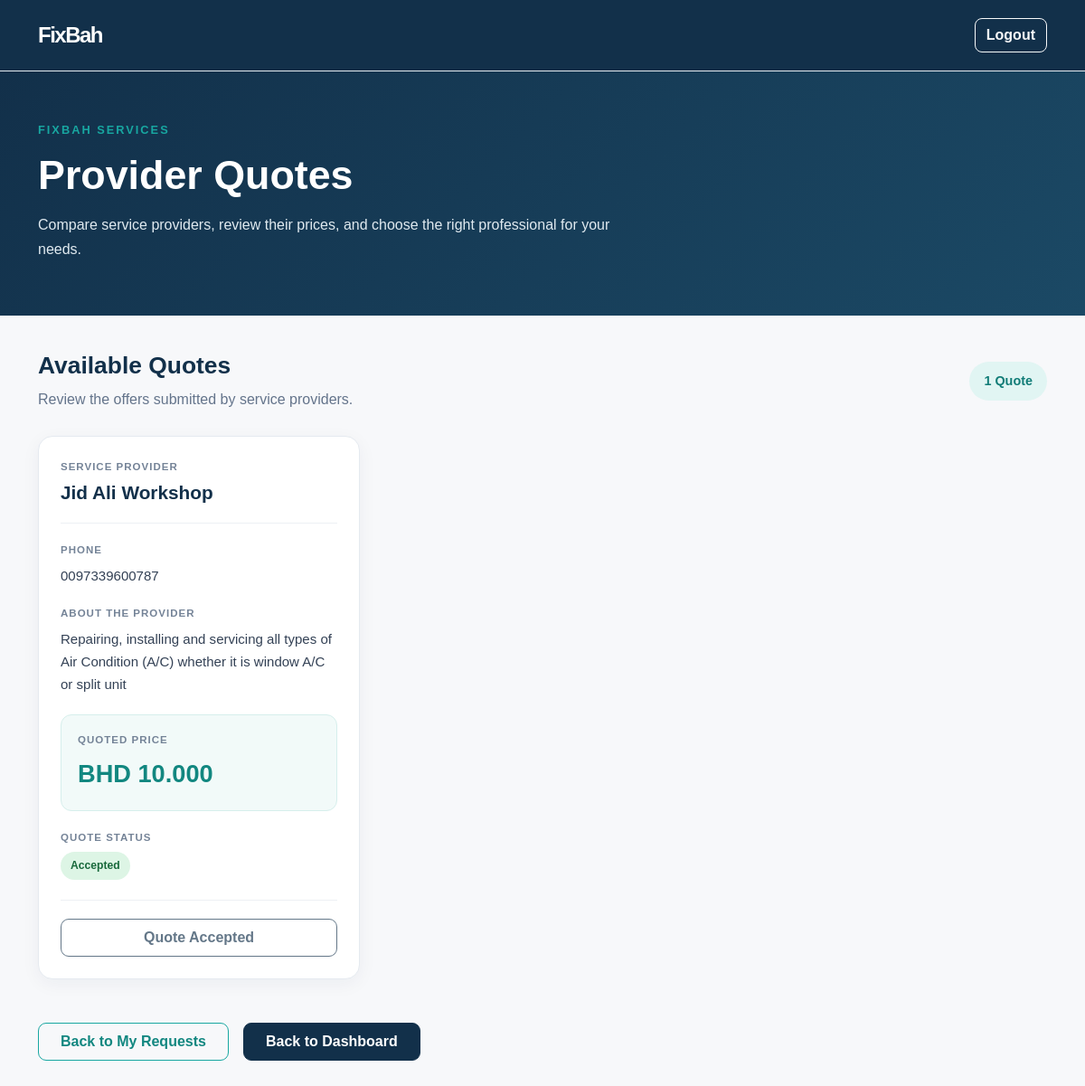
Page /my-quotes/10 (signed in) on the committed database.
### tables this page shows
CREATE TABLE quotes (
    id INTEGER PRIMARY KEY AUTOINCREMENT,
    request_id INTEGER NOT NULL,
    provider_id INTEGER NOT NULL,
    price REAL NOT NULL CHECK (price >= 0),
    description TEXT,
    status TEXT NOT NULL DEFAULT 'pending',
    created_at DATETIME DEFAULT CURRENT_TIMESTAMP,
    FOREIGN KEY (request_id) REFERENCES service_requests(id),
    FOREIGN KEY (provider_id) REFERENCES providers(id),
    UNIQUE (request_id, provider_id)
);

CREATE TABLE providers (
    id INTEGER PRIMARY KEY AUTOINCREMENT,
    user_id INTEGER NOT NULL UNIQUE,
    business_name TEXT NOT NULL,
    phone TEXT NOT NULL,
    description TEXT,
    verified INTEGER NOT NULL DEFAULT 0,
    FOREIGN KEY (user_id) REFERENCES users(id)
);

### app.py (the view)
@app.route("/my-quotes/<int:request_id>")
def my_quotes(request_id):
    if "user_id" not in session:
        return redirect(url_for("login"))
    if session.get("role") != "customer":
        return redirect(url_for("dashboard"))
    db = get_db_connection()
    try:
        service_request = db.execute("""
            SELECT
                sr.id,
                sr.description,
                sr.location,
                c.name AS category_name
            FROM service_requests AS sr
            JOIN categories AS c
                ON sr.category_id = c.id
            WHERE sr.id = ? AND sr.customer_id = ?
        """, (request_id, session["user_id"])).fetchone()
        if not service_request:
            return "Service request not found.", 404
        quotes = db.execute("""
            SELECT
                q.id,
                q.price,
                q.description AS quote_description,
                q.status AS quote_status,
                q.created_at,
                p.business_name,
                p.phone,
                p.description AS business_description
            FROM quotes AS q
            JOIN providers AS p
                ON q.provider_id = p.id
            WHERE q.request_id = ?
            ORDER BY q.price ASC
        """, (request_id,)).fetchall()
        return render_template(
            "my_quotes.html",
            service_request=service_request,
            quotes=quotes
        )
    finally:
        db.close()

### database.py (called while the page is built)
def get_db_connection():
    db = sqlite3.connect(DATABASE)
    db.row_factory = sqlite3.Row
    db.execute("PRAGMA foreign_keys = ON")
    return db

### templates/my_quotes.html (shortened to what this page needs)
<!DOCTYPE html>
<html lang="en">
<head>
    <link
        href="https://cdn.jsdelivr.net/npm/bootstrap@5.3.3/dist/css/bootstrap.min.css"
        rel="stylesheet"
    >
    <link
        rel="stylesheet"
        href="{{ url_for('static', filename='css/style.css') }}"
    >
</head>
<body class="quotes-page">
    <nav class="navbar quotes-navbar">
        <div class="container">
            <a class="navbar-brand" href="{{ url_for('dashboard') }}">
                FixBah
            </a>
            <a href="{{ url_for('logout') }}" class="btn btn-outline-light">
                Logout
            </a>
        </div>
    </nav>
    <section class="quotes-header">
        <div class="container">
            <p class="dashboard-label">FIXBAH SERVICES</p>
            <h1>Provider Quotes</h1>
            <p>
                Compare service providers, review their prices,
                and choose the right professional for your needs.
            </p>
        </div>
    </section>
    <main class="container quotes-content">
        <div class="quotes-section-heading">
            <div>
                <h2>Available Quotes</h2>
                <p>
                    Review the offers submitted by service providers.
                </p>
            </div>
            {% if quotes %}
                <span class="quotes-count">
                    {{ quotes|length }}
                    {% if quotes|length == 1 %}
                        Quote
                    {% else %}
                        Quotes
                    {% endif %}
                </span>
            {% endif %}
        </div>
        {% if quotes %}
            <div class="row g-4">
                {% for quote in quotes %}
                    <div class="col-12 col-md-6 col-lg-4">
                        <article class="quote-card">
                            <div class="quote-card-header">
                                <div>
                                    <span class="quote-label">
                                        SERVICE PROVIDER
                                    </span>
                                    <h3>
                                        {{ quote.business_name }}
                                    </h3>
                                </div>
                            </div>
                            {% if quote.phone %}
                                <div class="quote-phone">
                                    <span class="quote-label">
                                        PHONE
                                    </span>
                                    <p class="mb-0">
                                        {{ quote.phone }}
                                    </p>
                                </div>
                            {% endif %}
                            {% if quote.business_description %}
                                <div class="quote-provider-description">
                                    <span class="quote-label">
                                        ABOUT THE PROVIDER
                                    </span>
                                    <p class="mb-0">
                                        {{ quote.business_description }}
                                    </p>
                                </div>
                            {% endif %}
                            <div class="quote-price-section">
                                <span class="quote-label">
                                    QUOTED PRICE
                                </span>
                                <p class="quote-price">
                                    BHD {{ "%.3f"|format(quote.price) }}
                                </p>
                            </div>
                            <div class="mb-3">
                                <span class="quote-label">
                                    QUOTE STATUS
                                </span>
                                {% if quote.quote_status == 'accepted' %}
                                    <span class="quote-status quote-status-accepted">
                                        Accepted
                                    </span>
                                {% elif quote.quote_status == 'rejected' %}
                                    <span class="quote-status quote-status-rejected">
                                        Rejected
                                    </span>
                                {% elif quote.quote_status == 'pending' %}
                                    <span class="quote-status quote-status-pending">
                                        Pending
                                    </span>
                                {% else %}
                                    <span class="quote-status quote-status-other">
                                        {{ quote.quote_status|capitalize }}
                                    </span>
                                {% endif %}
                            </div>
                            <div class="quotes-actions">
                                {% if quote.quote_status == 'pending' %}
                                <a
                                    href="{{ url_for('book_appointment', quote_id=quote.id) }}"
                                    class="btn btn-primary-brand w-100 py-2"
                                >
                                    Book Appointment
                                </a>
                            {% elif quote.quote_status == 'accepted' %}
                                <button
                                    type="button"
                                    class="btn btn-secondary-brand w-100 py-2"
                                    disabled
                                >
                                    Quote Accepted
                                </button>
                                {% endif %}
                            </div>
                        </article>
                    </div>
                {% endfor %}
            </div>
        {% endif %}
        <div class="d-flex flex-wrap gap-3 mt-5">
            <a
                href="{{ url_for('my_requests') }}"
                class="btn btn-outline-brand px-4 py-2"
            >
                Back to My Requests
            </a>
            <a
                href="{{ url_for('dashboard') }}"
                class="btn btn-secondary-brand px-4 py-2"
            >
                Back to Dashboard
            </a>
        </div>
    </main>
</body>
</html>

### static/css/style.css (style rules this page uses)
:root { --navy: #12304A; --navy-dark: #0B2235; --teal: #18A7A1; --teal-dark: #138A85; --light: #F7F8FA; --white: #FFFFFF; --text: #263746; --muted: #6B7B89; --border: #E5EBF0; }
* { box-sizing: border-box; }
html { scroll-behavior: smooth; scroll-padding-top: 90px; }
body { margin: 0; background: var(--white); color: var(--text); font-family: Arial, Helvetica, sans-serif; line-height: 1.6; }
a { text-decoration: none; }
.navbar { background: var(--white); padding: 16px 0; border-bottom: 1px solid var(--border); }
.navbar-brand { font-size: 2rem; font-weight: 800; letter-spacing: -1.5px; }
.btn { border-radius: 8px; font-weight: 700; transition: background-color 0.2s, color 0.2s, border-color 0.2s, transform 0.2s; }
.btn-outline-brand { border: 1px solid var(--border); color: var(--navy); padding: 12px 23px; }
.dashboard-label { color: #18A7A1; font-size: 13px; font-weight: 700; letter-spacing: 2px; margin-bottom: 12px; }
.quotes-page { background: #F7F8FA; min-height: 100vh; color: #12304A; }
.quotes-header { background: linear-gradient(135deg, #12304A, #1B4965); color: #FFFFFF; padding: 55px 0 60px; }
.quotes-header .dashboard-label { color: #18A7A1; font-size: 0.8rem; font-weight: 750; letter-spacing: 2px; margin-bottom: 12px; }
.quotes-header h1 { font-size: clamp(2rem, 4vw, 2.8rem); font-weight: 750; margin-bottom: 14px; }
.quotes-header p:not(.dashboard-label) { color: #E0EAF0; max-width: 680px; line-height: 1.7; margin-bottom: 0; }
.quotes-navbar { background: #12304A; padding: 15px 0; }
.quotes-navbar .navbar-brand { color: #FFFFFF; font-size: 1.5rem; font-weight: 750; text-decoration: none; }
.quotes-content { padding-top: 40px; padding-bottom: 60px; }
.quotes-section-heading { display: flex; justify-content: space-between; align-items: center; gap: 20px; margin-bottom: 28px; }
.quotes-section-heading h2 { font-size: 1.65rem; font-weight: 750; margin-bottom: 8px; }
.quotes-section-heading p { color: #64748B; margin-bottom: 0; }
.quotes-count { background: #E1F5F3; color: #117C77; padding: 10px 16px; border-radius: 30px; font-size: 0.9rem; font-weight: 750; white-space: nowrap; }
.quote-card { height: 100%; background: #FFFFFF; border: 1px solid #E5EAF0; border-radius: 16px; padding: 24px; box-shadow: 0 5px 20px rgba(18, 48, 74, 0.05); transition: transform 0.2s ease, box-shadow 0.2s ease; }
.quote-card-header { display: flex; justify-content: space-between; align-items: flex-start; gap: 14px; padding-bottom: 20px; margin-bottom: 20px; border-bottom: 1px solid #EDF0F4; }
.quote-card-header h3 { font-size: 1.3rem; font-weight: 750; margin: 6px 0 0; overflow-wrap: anywhere; }
.quote-label { display: block; color: #748397; font-size: 0.72rem; font-weight: 750; letter-spacing: 1px; margin-bottom: 7px; }
.quote-provider-description, .quote-description, .quote-phone { color: #334155; font-size: 0.94rem; line-height: 1.65; margin-bottom: 20px; overflow-wrap: anywhere; }
.quote-price-section { background: #F2FAF9; border: 1px solid #D6EFEC; border-radius: 12px; padding: 18px; margin: 5px 0 20px; }
.quote-price { color: #128780; font-size: 1.7rem; font-weight: 750; margin: 0; }
.quote-status { display: inline-block; padding: 7px 11px; border-radius: 30px; font-size: 0.76rem; font-weight: 750; line-height: 1.4; }
.quote-status-accepted { background: #DDF5E5; color: #17683A; }
.quotes-actions { margin-top: 22px; padding-top: 20px; border-top: 1px solid #EDF0F4; }
.btn-secondary-brand { background: #12304A; border: 1px solid #12304A; color: #FFFFFF; font-weight: 700; border-radius: 9px; }
.btn-outline-brand { background: transparent; border: 1px solid #18A7A1; color: #128780; font-weight: 700; border-radius: 9px; }

### rows in the picture
quotes: business_name "Jid Ali Workshop", phone "0097339600787", business_description "Repairing, installing and servicing all types of Air Condition (A/C) whether it is window A/C or split unit", price "10.000", status "Accepted"

### other values in the picture
{{ quotes|length }} "1"
